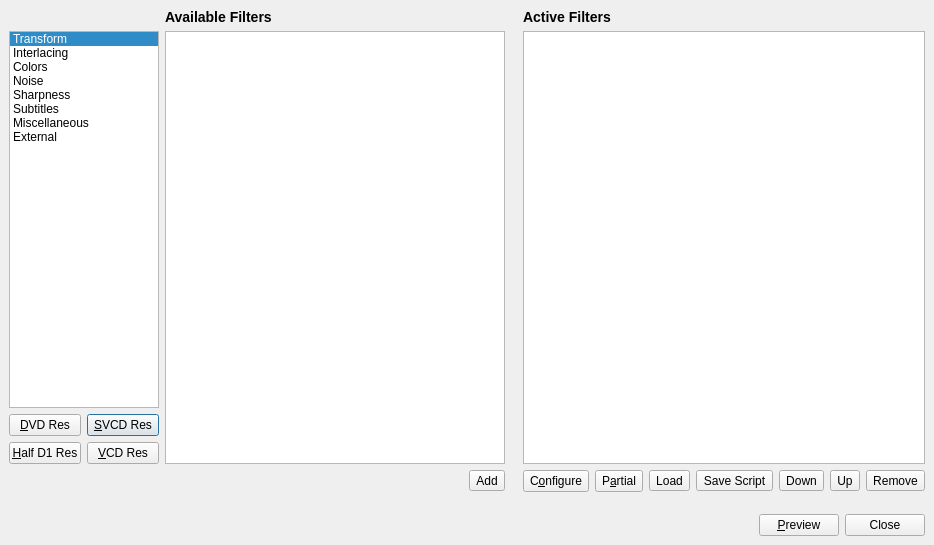
<ui version="4.0" >
 <class>mainFilterDialog</class>
 <widget class="QDialog" name="mainFilterDialog" >
  <property name="geometry" >
   <rect>
    <x>0</x>
    <y>0</y>
    <width>913</width>
    <height>545</height>
   </rect>
  </property>
  <property name="minimumSize" >
   <size>
    <width>0</width>
    <height>0</height>
   </size>
  </property>
  <property name="windowTitle" >
   <string>Video Filter Manager</string>
  </property>
  <layout class="QVBoxLayout" >
   <property name="margin" >
    <number>9</number>
   </property>
   <property name="spacing" >
    <number>6</number>
   </property>
   <item>
    <layout class="QGridLayout" >
     <property name="margin" >
      <number>0</number>
     </property>
     <property name="spacing" >
      <number>6</number>
     </property>
     <item row="4" column="0" colspan="2" >
      <layout class="QGridLayout" >
       <property name="margin" >
        <number>0</number>
       </property>
       <property name="spacing" >
        <number>6</number>
       </property>
       <item row="0" column="1" >
        <widget class="QPushButton" name="pushButtonSVCD" >
         <property name="sizePolicy" >
          <sizepolicy>
           <hsizetype>5</hsizetype>
           <vsizetype>0</vsizetype>
           <horstretch>0</horstretch>
           <verstretch>0</verstretch>
          </sizepolicy>
         </property>
         <property name="minimumSize" >
          <size>
           <width>72</width>
           <height>0</height>
          </size>
         </property>
         <property name="text" >
          <string>&amp;SVCD Res</string>
         </property>
         <property name="icon" >
          <iconset resource="filter.qrc" >:/new/prefix1/icons/cd.png</iconset>
         </property>
        </widget>
       </item>
       <item row="1" column="1" >
        <widget class="QPushButton" name="pushButtonVCD" >
         <property name="sizePolicy" >
          <sizepolicy>
           <hsizetype>5</hsizetype>
           <vsizetype>5</vsizetype>
           <horstretch>0</horstretch>
           <verstretch>0</verstretch>
          </sizepolicy>
         </property>
         <property name="minimumSize" >
          <size>
           <width>72</width>
           <height>0</height>
          </size>
         </property>
         <property name="text" >
          <string>&amp;VCD Res</string>
         </property>
         <property name="icon" >
          <iconset resource="filter.qrc" >:/new/prefix1/icons/cd.png</iconset>
         </property>
        </widget>
       </item>
       <item row="1" column="0" >
        <widget class="QPushButton" name="pushButtonHalfDVD" >
         <property name="sizePolicy" >
          <sizepolicy>
           <hsizetype>5</hsizetype>
           <vsizetype>0</vsizetype>
           <horstretch>0</horstretch>
           <verstretch>0</verstretch>
          </sizepolicy>
         </property>
         <property name="minimumSize" >
          <size>
           <width>72</width>
           <height>0</height>
          </size>
         </property>
         <property name="text" >
          <string>&amp;Half D1 Res</string>
         </property>
         <property name="icon" >
          <iconset resource="filter.qrc" >:/new/prefix1/icons/cd.png</iconset>
         </property>
        </widget>
       </item>
       <item row="0" column="0" >
        <widget class="QPushButton" name="pushButtonDVD" >
         <property name="sizePolicy" >
          <sizepolicy>
           <hsizetype>5</hsizetype>
           <vsizetype>0</vsizetype>
           <horstretch>0</horstretch>
           <verstretch>0</verstretch>
          </sizepolicy>
         </property>
         <property name="minimumSize" >
          <size>
           <width>72</width>
           <height>0</height>
          </size>
         </property>
         <property name="text" >
          <string>&amp;DVD Res</string>
         </property>
         <property name="icon" >
          <iconset resource="filter.qrc" >:/new/prefix1/icons/cd.png</iconset>
         </property>
        </widget>
       </item>
      </layout>
     </item>
     <item rowspan="4" row="1" column="2" colspan="2" >
      <widget class="QListWidget" name="listWidgetAvailable" >
       <property name="sizePolicy" >
        <sizepolicy>
         <hsizetype>7</hsizetype>
         <vsizetype>7</vsizetype>
         <horstretch>0</horstretch>
         <verstretch>0</verstretch>
        </sizepolicy>
       </property>
       <property name="minimumSize" >
        <size>
         <width>340</width>
         <height>0</height>
        </size>
       </property>
       <property name="spacing" >
        <number>2</number>
       </property>
      </widget>
     </item>
     <item rowspan="3" row="1" column="0" colspan="2" >
      <widget class="QListWidget" name="listFilterCategory" >
       <property name="sizePolicy" >
        <sizepolicy>
         <hsizetype>0</hsizetype>
         <vsizetype>7</vsizetype>
         <horstretch>0</horstretch>
         <verstretch>0</verstretch>
        </sizepolicy>
       </property>
       <property name="minimumSize" >
        <size>
         <width>100</width>
         <height>340</height>
        </size>
       </property>
       <property name="selectionBehavior" >
        <enum>QAbstractItemView::SelectRows</enum>
       </property>
       <property name="iconSize" >
        <size>
         <width>24</width>
         <height>24</height>
        </size>
       </property>
       <property name="resizeMode" >
        <enum>QListView::Adjust</enum>
       </property>
       <property name="spacing" >
        <number>3</number>
       </property>
       <property name="currentRow" >
        <number>0</number>
       </property>
       <item>
        <property name="text" >
         <string>Transform</string>
        </property>
        <property name="icon" >
         <iconset resource="filter.qrc" >:/new/prefix1/icons/1.png</iconset>
        </property>
       </item>
       <item>
        <property name="text" >
         <string>Interlacing</string>
        </property>
        <property name="icon" >
         <iconset resource="filter.qrc" >:/new/prefix1/icons/2.png</iconset>
        </property>
       </item>
       <item>
        <property name="text" >
         <string>Colors</string>
        </property>
        <property name="icon" >
         <iconset resource="filter.qrc" >:/new/prefix1/icons/4.png</iconset>
        </property>
       </item>
       <item>
        <property name="text" >
         <string>Noise</string>
        </property>
        <property name="icon" >
         <iconset resource="filter.qrc" >:/new/prefix1/icons/5.png</iconset>
        </property>
       </item>
       <item>
        <property name="text" >
         <string>Sharpness</string>
        </property>
        <property name="icon" >
         <iconset resource="filter.qrc" >:/new/prefix1/icons/3.png</iconset>
        </property>
       </item>
       <item>
        <property name="text" >
         <string>Subtitles</string>
        </property>
        <property name="icon" >
         <iconset resource="filter.qrc" >:/new/prefix1/icons/7.png</iconset>
        </property>
       </item>
       <item>
        <property name="text" >
         <string>Miscellaneous</string>
        </property>
        <property name="icon" >
         <iconset resource="filter.qrc" >:/new/prefix1/icons/6.png</iconset>
        </property>
       </item>
       <item>
        <property name="text" >
         <string>External</string>
        </property>
        <property name="icon" >
         <iconset resource="filter.qrc" >:/new/prefix1/icons/exec.png</iconset>
        </property>
       </item>
      </widget>
     </item>
     <item row="1" column="4" >
      <spacer>
       <property name="orientation" >
        <enum>Qt::Horizontal</enum>
       </property>
       <property name="sizeType" >
        <enum>QSizePolicy::Fixed</enum>
       </property>
       <property name="sizeHint" >
        <size>
         <width>12</width>
         <height>20</height>
        </size>
       </property>
      </spacer>
     </item>
     <item row="0" column="5" >
      <widget class="QLabel" name="label_2" >
       <property name="sizePolicy" >
        <sizepolicy>
         <hsizetype>5</hsizetype>
         <vsizetype>4</vsizetype>
         <horstretch>0</horstretch>
         <verstretch>0</verstretch>
        </sizepolicy>
       </property>
       <property name="text" >
        <string>&lt;big>&lt;b>Active Filters&lt;/b>&lt;/big></string>
       </property>
      </widget>
     </item>
     <item rowspan="4" row="1" column="5" colspan="11" >
      <widget class="QListWidget" name="listWidgetActive" >
       <property name="sizePolicy" >
        <sizepolicy>
         <hsizetype>7</hsizetype>
         <vsizetype>7</vsizetype>
         <horstretch>0</horstretch>
         <verstretch>0</verstretch>
        </sizepolicy>
       </property>
       <property name="minimumSize" >
        <size>
         <width>340</width>
         <height>0</height>
        </size>
       </property>
       <property name="spacing" >
        <number>2</number>
       </property>
      </widget>
     </item>
     <item row="5" column="5" colspan="11" >
      <layout class="QHBoxLayout" >
       <property name="margin" >
        <number>0</number>
       </property>
       <property name="spacing" >
        <number>6</number>
       </property>
       <item>
        <spacer>
         <property name="orientation" >
          <enum>Qt::Horizontal</enum>
         </property>
         <property name="sizeHint" >
          <size>
           <width>0</width>
           <height>22</height>
          </size>
         </property>
        </spacer>
       </item>
       <item>
        <widget class="QToolButton" name="toolButtonConfigure" >
         <property name="sizePolicy" >
          <sizepolicy>
           <hsizetype>0</hsizetype>
           <vsizetype>5</vsizetype>
           <horstretch>0</horstretch>
           <verstretch>0</verstretch>
          </sizepolicy>
         </property>
         <property name="text" >
          <string>C&amp;onfigure</string>
         </property>
        </widget>
       </item>
       <item>
        <widget class="QToolButton" name="toolButtonPartial" >
         <property name="sizePolicy" >
          <sizepolicy>
           <hsizetype>0</hsizetype>
           <vsizetype>5</vsizetype>
           <horstretch>0</horstretch>
           <verstretch>0</verstretch>
          </sizepolicy>
         </property>
         <property name="text" >
          <string>P&amp;artial</string>
         </property>
        </widget>
       </item>
       <item>
        <widget class="QToolButton" name="toolButtonLoad" >
         <property name="toolTip" >
          <string>Open Script</string>
         </property>
         <property name="text" >
          <string>Load</string>
         </property>
         <property name="icon" >
          <iconset resource="filter.qrc" >:/new/prefix1/icons/fileopen.png</iconset>
         </property>
        </widget>
       </item>
       <item>
        <widget class="QToolButton" name="toolButtonSaveScript" >
         <property name="toolTip" >
          <string>Save Script As</string>
         </property>
         <property name="text" >
          <string>Save Script</string>
         </property>
         <property name="icon" >
          <iconset resource="filter.qrc" >:/new/prefix1/icons/filesaveas.png</iconset>
         </property>
        </widget>
       </item>
       <item>
        <widget class="QToolButton" name="toolButtonDown" >
         <property name="toolTip" >
          <string>Move Filter Down</string>
         </property>
         <property name="text" >
          <string>Down</string>
         </property>
         <property name="icon" >
          <iconset resource="filter.qrc" >:/new/prefix1/icons/down.png</iconset>
         </property>
        </widget>
       </item>
       <item>
        <widget class="QToolButton" name="toolButtonUp" >
         <property name="toolTip" >
          <string>Move Filter Up</string>
         </property>
         <property name="text" >
          <string>Up</string>
         </property>
         <property name="icon" >
          <iconset resource="filter.qrc" >:/new/prefix1/icons/up.png</iconset>
         </property>
        </widget>
       </item>
       <item>
        <widget class="QToolButton" name="pushButtonRemove" >
         <property name="toolTip" >
          <string>Remove Filter</string>
         </property>
         <property name="text" >
          <string>Remove</string>
         </property>
         <property name="icon" >
          <iconset resource="filter.qrc" >:/new/prefix1/icons/remove.png</iconset>
         </property>
        </widget>
       </item>
      </layout>
     </item>
     <item row="5" column="2" colspan="2" >
      <layout class="QHBoxLayout" >
       <property name="margin" >
        <number>0</number>
       </property>
       <property name="spacing" >
        <number>6</number>
       </property>
       <item>
        <spacer>
         <property name="orientation" >
          <enum>Qt::Horizontal</enum>
         </property>
         <property name="sizeHint" >
          <size>
           <width>0</width>
           <height>22</height>
          </size>
         </property>
        </spacer>
       </item>
       <item>
        <widget class="QToolButton" name="toolButtonAdd" >
         <property name="toolTip" >
          <string>Add Filter</string>
         </property>
         <property name="text" >
          <string>Add</string>
         </property>
         <property name="icon" >
          <iconset resource="filter.qrc" >:/new/prefix1/icons/add.png</iconset>
         </property>
         <property name="toolButtonStyle" >
          <enum>Qt::ToolButtonIconOnly</enum>
         </property>
        </widget>
       </item>
      </layout>
     </item>
     <item row="0" column="2" >
      <widget class="QLabel" name="label" >
       <property name="sizePolicy" >
        <sizepolicy>
         <hsizetype>5</hsizetype>
         <vsizetype>4</vsizetype>
         <horstretch>0</horstretch>
         <verstretch>0</verstretch>
        </sizepolicy>
       </property>
       <property name="text" >
        <string>&lt;big>&lt;b>Available Filters&lt;/b>&lt;/big></string>
       </property>
       <property name="textFormat" >
        <enum>Qt::RichText</enum>
       </property>
      </widget>
     </item>
    </layout>
   </item>
   <item>
    <spacer>
     <property name="orientation" >
      <enum>Qt::Vertical</enum>
     </property>
     <property name="sizeType" >
      <enum>QSizePolicy::Fixed</enum>
     </property>
     <property name="sizeHint" >
      <size>
       <width>707</width>
       <height>16</height>
      </size>
     </property>
    </spacer>
   </item>
   <item>
    <layout class="QHBoxLayout" >
     <property name="margin" >
      <number>0</number>
     </property>
     <property name="spacing" >
      <number>6</number>
     </property>
     <item>
      <spacer>
       <property name="orientation" >
        <enum>Qt::Horizontal</enum>
       </property>
       <property name="sizeHint" >
        <size>
         <width>40</width>
         <height>20</height>
        </size>
       </property>
      </spacer>
     </item>
     <item>
      <widget class="QPushButton" name="pushButtonPreview" >
       <property name="text" >
        <string>&amp;Preview</string>
       </property>
       <property name="icon" >
        <iconset/>
       </property>
      </widget>
     </item>
     <item>
      <widget class="QDialogButtonBox" name="buttonBox" >
       <property name="sizePolicy" >
        <sizepolicy>
         <hsizetype>0</hsizetype>
         <vsizetype>0</vsizetype>
         <horstretch>0</horstretch>
         <verstretch>0</verstretch>
        </sizepolicy>
       </property>
       <property name="orientation" >
        <enum>Qt::Horizontal</enum>
       </property>
       <property name="standardButtons" >
        <set>QDialogButtonBox::Close</set>
       </property>
      </widget>
     </item>
    </layout>
   </item>
  </layout>
 </widget>
 <tabstops>
  <tabstop>listFilterCategory</tabstop>
  <tabstop>listWidgetAvailable</tabstop>
  <tabstop>listWidgetActive</tabstop>
  <tabstop>pushButtonDVD</tabstop>
  <tabstop>pushButtonSVCD</tabstop>
  <tabstop>pushButtonHalfDVD</tabstop>
  <tabstop>pushButtonVCD</tabstop>
  <tabstop>toolButtonAdd</tabstop>
  <tabstop>toolButtonConfigure</tabstop>
  <tabstop>toolButtonPartial</tabstop>
  <tabstop>toolButtonLoad</tabstop>
  <tabstop>toolButtonSaveScript</tabstop>
  <tabstop>toolButtonDown</tabstop>
  <tabstop>toolButtonUp</tabstop>
  <tabstop>pushButtonRemove</tabstop>
  <tabstop>pushButtonPreview</tabstop>
 </tabstops>
 <resources>
  <include location="filter.qrc" />
 </resources>
 <connections>
  <connection>
   <sender>buttonBox</sender>
   <signal>rejected()</signal>
   <receiver>mainFilterDialog</receiver>
   <slot>close()</slot>
   <hints>
    <hint type="sourcelabel" >
     <x>872</x>
     <y>550</y>
    </hint>
    <hint type="destinationlabel" >
     <x>464</x>
     <y>300</y>
    </hint>
   </hints>
  </connection>
 </connections>
</ui>
